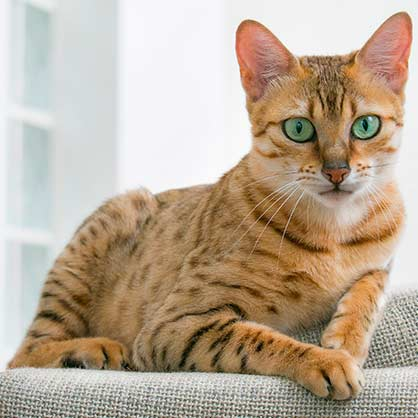
#> input picture Convolutional_neural_network/images_src/image1.jpg, 418 x 418 px; its folder holds only this picture in this run
$ python load_images.py
#> lines starting #> are read from the running program, lines starting #| are printed output that depends on the picture
import os
from PIL import Image

IMAGES_SRC = 'images_src/'
IMAGES_RESIZE = 'images_resize/'
SIZE = 256, 256

if __name__ == "__main__":
    for file in os.listdir(IMAGES_SRC):
        image_path = IMAGES_SRC + file
        img = Image.open(image_path)
#> img is the input picture: PIL image 418x418 RGB; mean R, G, B 187.4, 170.7, 151.6
        img = img.resize(SIZE)
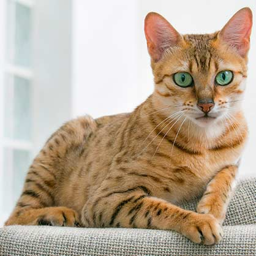
#> img: PIL image 256x256 RGB; mean R, G, B 187.4, 170.7, 151.6
        img = img.convert('L')
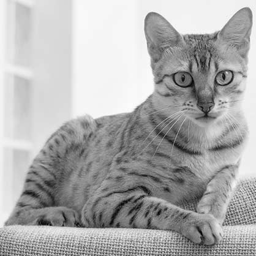
#> img: PIL image 256x256 L; min 1, max 252, mean 173.5
        img.save(IMAGES_RESIZE + file)

$ run again, on Convolutional_neural_network/images_src/image2.jpg
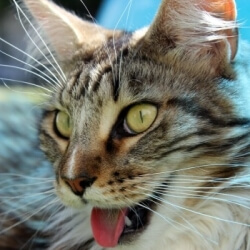
#> input picture Convolutional_neural_network/images_src/image2.jpg, 250 x 250 px
#> img is the input picture: PIL image 250x250 RGB; mean R, G, B 118.9, 122.2, 113.1
#> `img = img.resize(SIZE)`:
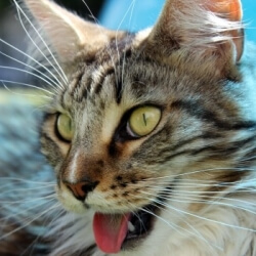
#> img: PIL image 256x256 RGB; mean R, G, B 118.9, 122.2, 113.1
#> `img = img.convert('L')`:
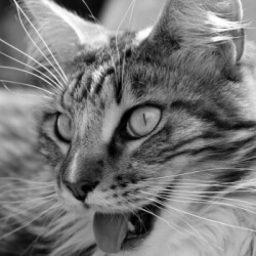
#> img: PIL image 256x256 L; min 0, max 255, mean 120.2

$ run again, on Convolutional_neural_network/images_src/image4.jpg
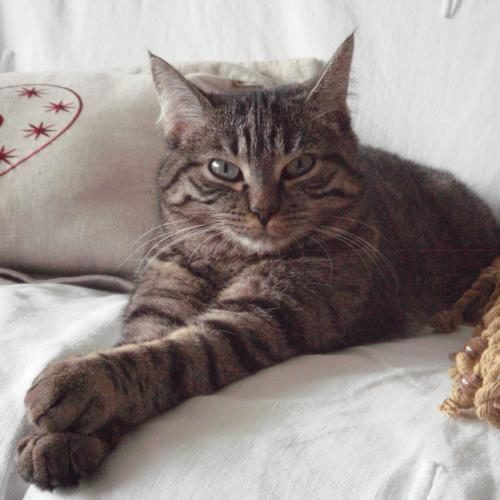
#> input picture Convolutional_neural_network/images_src/image4.jpg, 500 x 500 px
#> img is the input picture: PIL image 500x500 RGB; mean R, G, B 150.1, 140.6, 137.7
#> `img = img.convert('L')`:
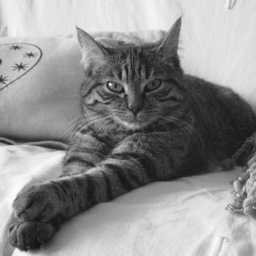
#> img: PIL image 256x256 L; min 18, max 254, mean 143.2
